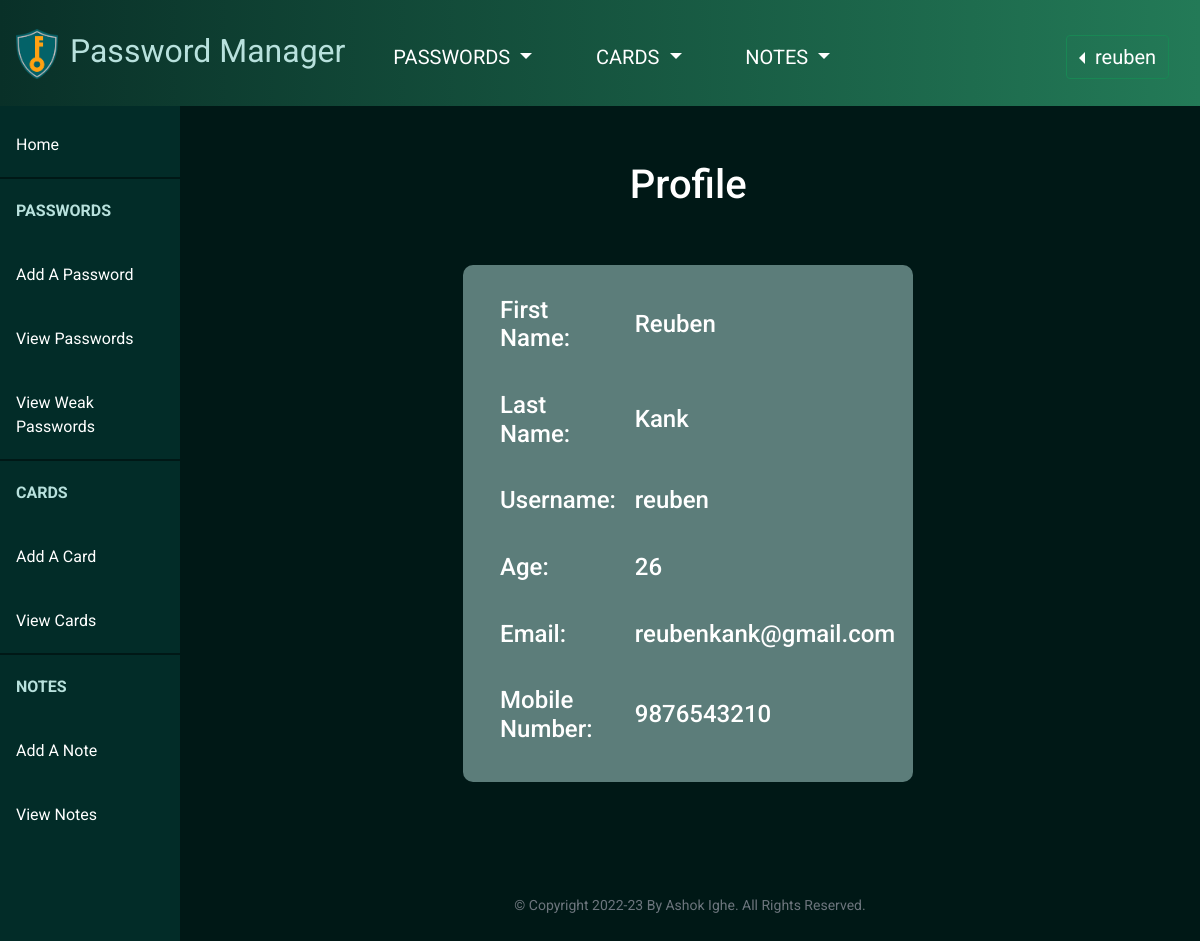
Screenshot of /profile (signed in) with the database file from the repository.
### tables this page shows
CREATE TABLE 'users' ('id' INTEGER PRIMARY KEY AUTOINCREMENT NOT NULL, 'username' TEXT NOT NULL, 'password' TEXT NOT NULL, 'security_question' TEXT NOT NULL, 'security_answer' TEXT NOT NULL, 'first_name'  TEXT NOT NULL  , 'last_name'  TEXT NOT NULL  , 'age'  INTEGER NOT NULL  , 'email'  TEXT NOT NULL  , 'mobile_number'  INTEGER NOT NULL  );

### app.py (the view)
@app.route("/profile")
@login_required
def profile():
    users_data = db.execute("SELECT * FROM users WHERE username = ?", session["user_id"])
    return render_template("profile.html", user=session["first_name"], users_data=users_data)

### app.py (called while the page is built)
@app.after_request
def after_request(response):
    response.headers["Cache-Control"] = "no-cache, no-store, must-revalidate"
    response.headers["Expires"] = 0
    response.headers["Pragma"] = "no-cache"
    return response

### helpers.py (called while the page is built)
def login_required(f):
    @wraps(f)
    def decorated_function(*args, **kwargs):
        if session.get("user_id") is None:
            return redirect("/login")
        return f(*args, **kwargs)
    return decorated_function

### templates/profile.html (shortened to what this page needs)
{% extends "layout.html" %}
{% block main %}
<div class="column1">
    <h1>Profile</h1><br><br>
    <div class="displayprofile">
        <h4><table class="tablebody" style="width:80%; text-align: left">
            <tr class="history">
                <td class="tablebody">First Name:</td>
                <td style="width:50%">{{ users_data[0]["first_name"] }}</td>
            </tr>
            <tr class="history">
                <td class="tablebody">Last Name:</td>
                <td>{{ users_data[0]["last_name"] }}</td>
            </tr>
            <tr class="history">
                <td class="tablebody">Username:</td>
                <td>{{ users_data[0]["username"] }}</td>
            </tr>
            <tr class="history">
                <td class="tablebody">Age:</td>
                <td>{{ users_data[0]["age"] }}</td>
            </tr>
            <tr class="history">
                <td class="tablebody">Email:</td>
                <td>{{ users_data[0]["email"] }}</td>
            </tr>
            <tr class="history">
                <td class="tablebody">Mobile Number:</td>
                <td>{{ users_data[0]["mobile_number"] }}</td>
            </tr>
        </table></h4>
    </div>
</div>
{% endblock %}

### static/styles.css (style rules this page uses)
body { background-color: #001816; font-family: 'Roboto', sans-serif; color: #ffffff; }
.tablebody { padding: 0.5cm; outline: none; margin: auto; }
.column1 { width: 85%; float: right; padding-top: 3cm; padding-bottom: 3cm; }
.displayprofile { background-color: rgb(184, 225, 221, 0.5); width: 45%; margin: auto; padding: 0.3cm; color: white; border-radius: 10px; }
* { margin: 0; padding: 0; box-sizing: border-box; }

### rows the page displays
users: first_name "Reuben", last_name "Kank", username "reuben", age "26", email "reubenkank@gmail.com", mobile_number "9876543210"

### other values shown
{{ session["user_id"] }} "reuben"
